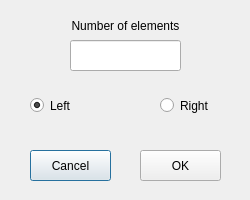
<?xml version="1.0" encoding="UTF-8"?>
<ui version="4.0">
 <class>ViaSelector</class>
 <widget class="QDialog" name="ViaSelector">
  <property name="geometry">
   <rect>
    <x>0</x>
    <y>0</y>
    <width>250</width>
    <height>200</height>
   </rect>
  </property>
  <property name="windowTitle">
   <string>Via Selector</string>
  </property>
  <widget class="QLineEdit" name="numberLineEdit">
   <property name="geometry">
    <rect>
     <x>70</x>
     <y>40</y>
     <width>111</width>
     <height>31</height>
    </rect>
   </property>
   <property name="alignment">
    <set>Qt::AlignCenter</set>
   </property>
  </widget>
  <widget class="QLabel" name="numberLabel">
   <property name="geometry">
    <rect>
     <x>60</x>
     <y>10</y>
     <width>131</width>
     <height>31</height>
    </rect>
   </property>
   <property name="text">
    <string>Number of elements</string>
   </property>
   <property name="alignment">
    <set>Qt::AlignCenter</set>
   </property>
  </widget>
  <widget class="QRadioButton" name="leftRadioButton">
   <property name="geometry">
    <rect>
     <x>30</x>
     <y>90</y>
     <width>61</width>
     <height>31</height>
    </rect>
   </property>
   <property name="text">
    <string>Left</string>
   </property>
   <property name="checked">
    <bool>true</bool>
   </property>
  </widget>
  <widget class="QRadioButton" name="rightRadioButton">
   <property name="geometry">
    <rect>
     <x>160</x>
     <y>90</y>
     <width>61</width>
     <height>31</height>
    </rect>
   </property>
   <property name="text">
    <string>Right</string>
   </property>
  </widget>
  <widget class="QPushButton" name="cancelButton">
   <property name="geometry">
    <rect>
     <x>30</x>
     <y>150</y>
     <width>81</width>
     <height>31</height>
    </rect>
   </property>
   <property name="text">
    <string>Cancel</string>
   </property>
  </widget>
  <widget class="QPushButton" name="okButton">
   <property name="geometry">
    <rect>
     <x>140</x>
     <y>150</y>
     <width>81</width>
     <height>31</height>
    </rect>
   </property>
   <property name="text">
    <string>OK</string>
   </property>
  </widget>
 </widget>
 <resources/>
 <connections/>
</ui>
